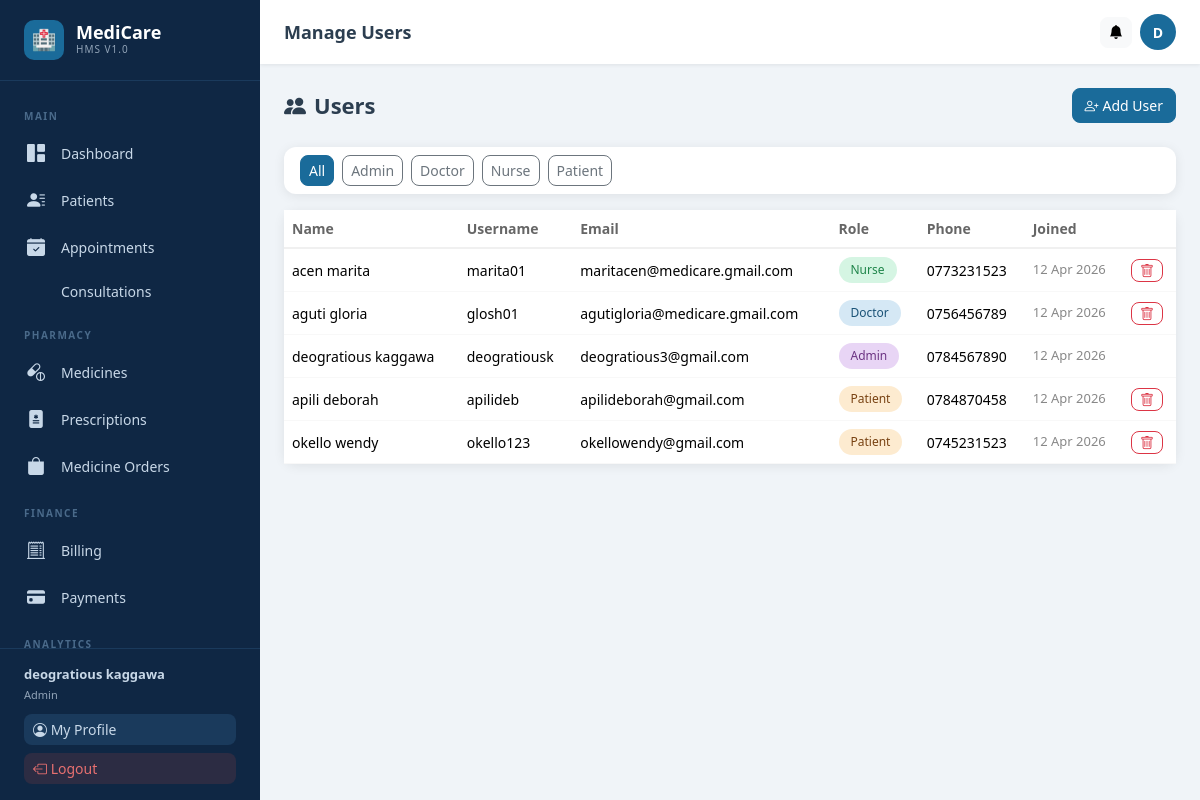
The app's page /users/list/ (signed in) with its own data.
### users/models.py (models this page shows, shortened)
class User(AbstractUser):
    ROLE_CHOICES = [
        ('admin', 'Admin'),
        ('doctor', 'Doctor'),
        ('nurse', 'Nurse'),
        ('patient', 'Patient'),
    ]
    role = models.CharField(max_length=20, choices=ROLE_CHOICES, default='patient')
    phone = models.CharField(max_length=20, blank=True)
    profile_pic = models.ImageField(upload_to='profiles/', blank=True, null=True)
    is_approved = models.BooleanField(default=True)
    created_at = models.DateTimeField(auto_now_add=True)

### users/views.py (the view)
# urls.py: path('list/', views.user_list, name='user_list'),
@login_required
def user_list(request):
    if request.user.role != 'admin':
        messages.error(request, 'Access denied.')
        return redirect('users:dashboard')
    role = request.GET.get('role', '')
    users = User.objects.all().order_by('-date_joined')
    if role:
        users = users.filter(role=role)
    return render(request, 'users/user_list.html', {'users': users, 'selected_role': role})

### notifications/context_processors.py (called while the page is built)
def unread_notifications(request):
    if request.user.is_authenticated:
        from notifications.models import Notification
        count = Notification.objects.filter(recipient=request.user, is_read=False).count()
        return {'unread_notification_count': count}
    return {'unread_notification_count': 0}

### users/templatetags/hms_tags.py (called while the page is built)
@register.filter
def split(value, arg):
    return value.split(arg)

### templates/users/user_list.html (shortened to what this page needs)
{% extends 'base.html' %}
{% load hms_tags %}
{% block page_title %}Manage Users{% endblock %}
{% block content %}
<div class="page-header">
  <h1><i class="bi bi-people-fill me-2"></i>Users</h1>
  <a href="{% url 'users:user_create' %}" class="btn btn-primary"><i class="bi bi-person-plus me-1"></i>Add User</a>
</div>
<div class="card mb-3">
  <div class="card-body py-2">
    <div class="d-flex gap-2 flex-wrap">
      <a href="?role=" class="btn btn-sm {% if not selected_role %}btn-primary{% else %}btn-outline-secondary{% endif %}">All</a>
      {% for r in "admin,doctor,nurse,patient"|split:"," %}
      <a href="?role={{ r }}" class="btn btn-sm {% if selected_role == r %}btn-primary{% else %}btn-outline-secondary{% endif %}">{{ r|capfirst }}</a>
      {% endfor %}
    </div>
  </div>
</div>
<div class="card">
  <div class="table-responsive">
    <table class="table table-hover mb-0">
      <thead><tr><th>Name</th><th>Username</th><th>Email</th><th>Role</th><th>Phone</th><th>Joined</th><th></th></tr></thead>
      <tbody>
      {% for u in users %}
      <tr>
        <td><div style="font-weight:500">{{ u.get_full_name|default:u.username }}</div></td>
        <td>{{ u.username }}</td>
        <td>{{ u.email }}</td>
        <td><span class="badge-pill role-{{ u.role }}">{{ u.role|capfirst }}</span></td>
        <td>{{ u.phone }}</td>
        <td style="font-size:13px;color:#888">{{ u.date_joined|date:"d M Y" }}</td>
        <td>
          {% if u != request.user %}
          <a href="{% url 'users:user_delete' u.pk %}" class="btn btn-sm btn-outline-danger py-0 px-2" onclick="return confirm('Delete user {{ u.username }}?')"><i class="bi bi-trash"></i></a>
          {% endif %}
        </td>
      </tr>
      {% empty %}<tr><td colspan="7" class="text-center py-4 text-muted">No users found</td></tr>
      {% endfor %}
      </tbody>
    </table>
  </div>
</div>
{% endblock %}

### templates/base.html (shortened to what this page needs)
<!DOCTYPE html>
<html lang="en">
<head>
{% load static %}
<link href="https://cdn.jsdelivr.net/npm/bootstrap@5.3.2/dist/css/bootstrap.min.css" rel="stylesheet">
<link href="https://cdn.jsdelivr.net/npm/bootstrap-icons@1.11.3/font/bootstrap-icons.min.css" rel="stylesheet">
</head>
<body>
{% if user.is_authenticated %}
<aside class="sidebar" id="sidebar">
  <a href="{% url 'users:dashboard' %}" class="sidebar-brand">
    <div class="logo-icon">🏥</div>
    <div><div class="logo-text">MediCare</div><div class="logo-sub">HMS v1.0</div></div>
  </a>
  <nav class="sidebar-nav">
    <div class="nav-section-title">Main</div>
    <a href="{% url 'users:dashboard' %}" class="nav-link {% if request.resolver_match.url_name == 'dashboard' %}active{% endif %}">
      <i class="bi bi-grid-1x2-fill"></i> Dashboard
    </a>
    {% if user.role != 'patient' %}
    <a href="{% url 'patients:patient_list' %}" class="nav-link {% if 'patients' in request.path %}active{% endif %}">
      <i class="bi bi-person-lines-fill"></i> Patients
    </a>
    {% endif %}
    <a href="{% url 'appointments:appointment_list' %}" class="nav-link {% if 'appointments' in request.path and 'consultations' not in request.path %}active{% endif %}">
      <i class="bi bi-calendar-check-fill"></i> Appointments
    </a>
    <a href="{% url 'appointments:consultation_list' %}" class="nav-link {% if 'consultations' in request.path %}active{% endif %}">
       Consultations
    </a>
    <div class="nav-section-title">Pharmacy</div>
    <a href="{% url 'pharmacy:medicine_list' %}" class="nav-link {% if 'pharmacy' in request.path and 'prescriptions' not in request.path and 'orders' not in request.path %}active{% endif %}">
      <i class="bi bi-capsule-pill"></i> Medicines
    </a>
    <a href="{% url 'pharmacy:prescription_list' %}" class="nav-link {% if 'prescriptions' in request.path %}active{% endif %}">
      <i class="bi bi-file-medical-fill"></i> Prescriptions
    </a>
    {% if user.role == 'patient' or user.role == 'admin' %}
    <a href="{% url 'pharmacy:order_list' %}" class="nav-link {% if 'orders' in request.path %}active{% endif %}">
      <i class="bi bi-bag-fill"></i> Medicine Orders
    </a>
    {% endif %}
    <div class="nav-section-title">Finance</div>
    <a href="{% url 'billing:bill_list' %}" class="nav-link {% if 'billing' in request.path %}active{% endif %}">
      <i class="bi bi-receipt-cutoff"></i> Billing
    </a>
    <a href="{% url 'payments:payment_list' %}" class="nav-link {% if 'payments' in request.path %}active{% endif %}">
      <i class="bi bi-credit-card-fill"></i> Payments
    </a>
    {% if user.role == 'admin' or user.role == 'doctor' %}
    <div class="nav-section-title">Analytics</div>
    {% endif %}
  </nav>
  <div class="sidebar-footer">
    <div style="color:#c8d8e8;font-size:13px;margin-bottom:10px">
      <strong>{{ user.get_full_name|default:user.username }}</strong><br>
      <span style="opacity:.7;font-size:11px;text-transform:capitalize">{{ user.role }}</span>
    </div>
    <a href="{% url 'users:profile' %}" class="btn btn-sm mb-2" style="background:#1a3a5c;color:#c8d8e8;width:100%;text-align:left">
      <i class="bi bi-person-circle"></i> My Profile
    </a>
    <a href="{% url 'users:logout' %}" class="btn btn-sm" style="background:#e74c3c22;color:#e87070;width:100%;text-align:left">
      <i class="bi bi-box-arrow-left"></i> Logout
    </a>
  </div>
</aside>
<div class="topbar">
  <span class="page-title">{% block page_title %}Dashboard{% endblock %}</span>
  <div class="topbar-actions">
    <a href="{% url 'notifications:notification_list' %}" class="btn btn-light btn-sm position-relative" title="Notifications">
      <i class="bi bi-bell-fill"></i>
    </a>
    <a href="{% url 'users:profile' %}" class="topbar-avatar" title="My Profile">
      {{ user.first_name|first|upper|default:user.username|first|upper }}
    </a>
  </div>
</div>
<main class="main-wrapper">
{% endif %}
  {% block content %}{% endblock %}
{% if user.is_authenticated %}</main>{% endif %}
</body>
</html>

### templates/base.html (style rules this page uses)
:root { --primary:#1a6b9a;--primary-dark:#134f73;--primary-light:#e8f4fd; --sidebar-w:260px;--sidebar-bg:#0f2744;--sidebar-text:#c8d8e8; --sidebar-hover:#1a3a5c;--sidebar-active:#1a6b9a; --topbar-h:64px;--body-bg:#f0f4f8;--card-shadow:0 2px 12px rgba(0,0,0,.08); }
body { background:var(--body-bg);font-family:'Segoe UI',system-ui,sans-serif;margin:0;overflow-x:hidden }
.sidebar { position:fixed;top:0;left:0;height:100vh;width:var(--sidebar-w);background:var(--sidebar-bg);z-index:1000;display:flex;flex-direction:column;transition:transform .3s ease }
.sidebar-brand { padding:20px 24px;border-bottom:1px solid #1a3a5c;display:flex;align-items:center;gap:12px;color:#fff;text-decoration:none }
.sidebar-brand .logo-icon { width:40px;height:40px;background:var(--primary);border-radius:10px;display:flex;align-items:center;justify-content:center;font-size:20px;flex-shrink:0 }
.sidebar-brand .logo-text { font-size:18px;font-weight:700;line-height:1.1 }
.sidebar-brand .logo-sub { font-size:10px;color:var(--sidebar-text);opacity:.7;letter-spacing:1px;text-transform:uppercase }
.sidebar-nav { flex:1;overflow-y:auto;padding:12px 0 }
.nav-section-title { font-size:10px;font-weight:600;color:#4a6a8a;text-transform:uppercase;letter-spacing:1.5px;padding:16px 24px 6px }
.nav-link { display:flex;align-items:center;gap:12px;padding:10px 24px;color:var(--sidebar-text);text-decoration:none;font-size:14px;transition:all .2s;border-left:3px solid transparent }
.nav-link .bi { font-size:18px;flex-shrink:0;width:22px }
.sidebar-footer { padding:16px 24px;border-top:1px solid #1a3a5c }
.topbar { position:fixed;top:0;left:var(--sidebar-w);right:0;height:var(--topbar-h);background:#fff;box-shadow:0 1px 4px rgba(0,0,0,.08);z-index:999;display:flex;align-items:center;padding:0 24px;gap:16px }
.topbar .page-title { font-size:18px;font-weight:600;color:#2c3e50;flex:1 }
.topbar .topbar-actions { display:flex;align-items:center;gap:8px }
.topbar-avatar { width:36px;height:36px;border-radius:50%;background:var(--primary);color:#fff;display:flex;align-items:center;justify-content:center;font-weight:600;font-size:14px;text-decoration:none }
.main-wrapper { margin-left:var(--sidebar-w);margin-top:var(--topbar-h);padding:24px;min-height:calc(100vh - var(--topbar-h)) }
.card { border:none;border-radius:12px;box-shadow:var(--card-shadow) }
.table { font-size:14px }
.table th { font-weight:600;color:#666;border-bottom:2px solid #f0f0f0;white-space:nowrap }
.table td { vertical-align:middle;border-color:#f8f8f8 }
.btn { border-radius:8px;font-size:14px;font-weight:500 }
.btn-primary { background:var(--primary);border-color:var(--primary) }
.page-header { display:flex;align-items:center;justify-content:space-between;margin-bottom:24px;flex-wrap:wrap;gap:12px }
.page-header h1 { font-size:22px;font-weight:700;color:#2c3e50;margin:0 }
.role-admin { background:#e8d5f5;color:#6c3483 }
.role-doctor { background:#d5e8f5;color:#1a5276 }
.role-nurse { background:#d5f5e3;color:#1e8449 }
.role-patient { background:#fdebd0;color:#784212 }
.badge-pill { padding:4px 12px;border-radius:20px;font-size:12px;font-weight:500;display:inline-block }

### records on screen
User: get_full_name "deogratious kaggawa", role "Admin", first_name|first "D", username "deogratiousk", email "deogratious3@gmail.com", phone "0784567890", date_joined "12 Apr 2026"
User: get_full_name "acen marita", username "marita01", email "maritacen@medicare.gmail.com", role "Nurse", phone "0773231523", date_joined "12 Apr 2026"
User: get_full_name "aguti gloria", username "glosh01", email "agutigloria@medicare.gmail.com", role "Doctor", phone "0756456789", date_joined "12 Apr 2026"
User: get_full_name "apili deborah", username "apilideb", email "apilideborah@gmail.com", role "Patient", phone "0784870458", date_joined "12 Apr 2026"
User: get_full_name "okello wendy", username "okello123", email "okellowendy@gmail.com", role "Patient", phone "0745231523", date_joined "12 Apr 2026"

### other values on screen
{{ r|capfirst }} "Admin" "Doctor" "Nurse" "Patient"
